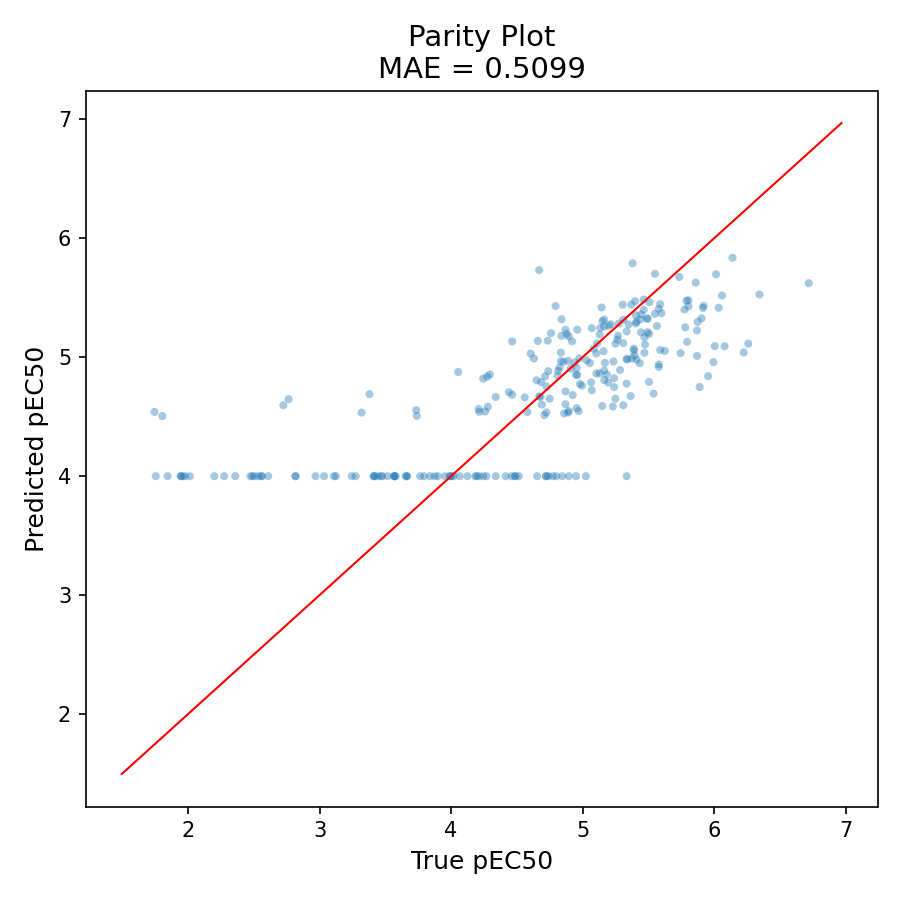

Python code for this plot:
import pandas as pd
import matplotlib.pyplot as plt
import numpy as np
from sklearn.metrics import mean_absolute_error

preds = pd.read_csv("predictions.csv")
test = pd.read_csv("test_phase1.csv")

y_true = test["pEC50"].values
y_pred = preds["Ensemble"].values

mae = mean_absolute_error(y_true, y_pred)

fig, ax = plt.subplots(figsize=(6, 6))
ax.scatter(y_true, y_pred, alpha=0.4, edgecolors="none", s=15)
xlim = ax.get_xlim()
ax.plot(xlim, xlim, "r-", linewidth=1)
ax.set_xlabel("True pEC50", fontsize=12)
ax.set_ylabel("Predicted pEC50", fontsize=12)
ax.set_title(f"Parity Plot\nMAE = {mae:.4f}", fontsize=14)
plt.tight_layout()
plt.savefig("parity_plot.png", dpi=150)
print("Saved parity_plot.png")
